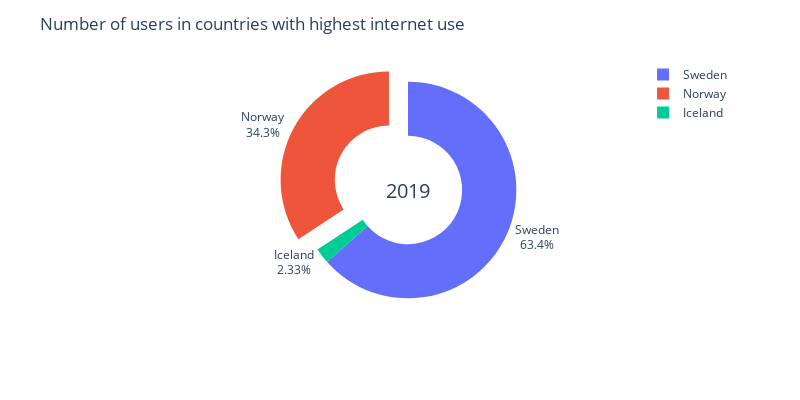

The notebook cell this image was saved under:
### Code cell
fig=px.pie(q2,values='Users',names='Entity',hole=.5,hover_data=['Users'], width=800, height=400)
fig.update_traces(textposition='outside', textinfo='percent+label',pull=[0, 0.2, 0,0,0,0,0])
fig.update_layout(
    title_text="Number of users in countries with highest internet use  ",
    # Add annotations in the center of the donut pies.
    annotations=[dict(text='2019', x=0.50, y=0.5, font_size=20, showarrow=False),
                 ])
fig.show()

### Figure 1 — Plotly figure (JSON) as saved in the notebook; plotly's stock layout.template omitted (floating-point values rounded to 4 significant figures)
{"data": [{"customdata": [[9702513], [5241320], [357179]], "domain": {"x": [0, 1], "y": [0, 1]}, "hole": 0.5, "hovertemplate": "Entity=%{label}<br>Users=%{customdata[0]}<extra></extra>", "labels": ["Sweden", "Norway", "Iceland"], "legendgroup": "", "name": "", "pull": [0, 0.2, 0, 0, 0, 0, 0], "showlegend": true, "textinfo": "percent+label", "textposition": "outside", "type": "pie", "values": [9702513, 5241320, 357179]}], "layout": {"annotations": [{"font": {"size": 20}, "showarrow": false, "text": "2019", "x": 0.5, "y": 0.5}], "height": 400, "legend": {"tracegroupgap": 0}, "margin": {"t": 60}, "title": {"text": "Number of users in countries with highest internet use  "}, "width": 800}}
